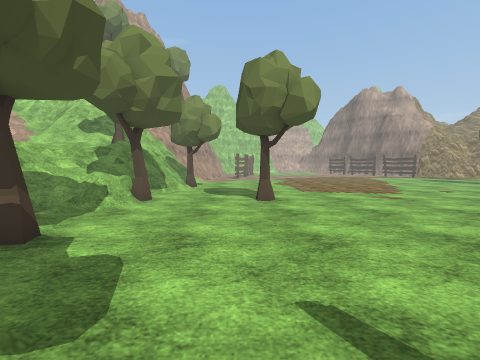
[1] (above)

17 first-person views from a walk through a 3-D level made in the Unity game engine. The camera is 1.4 m above the floor, tilts 4° down and sees 90° across. The floor is counted in squares, 1 m on a side. Each view is taken from the middle of a square. On the plan, view 1 faces up. The plan holds only what a view shows up to about 13 squares ahead; the rest is blank. The place goes on beyond the plan. Some animated figures are not drawn. Some surface patterns are stand-ins.

[2]
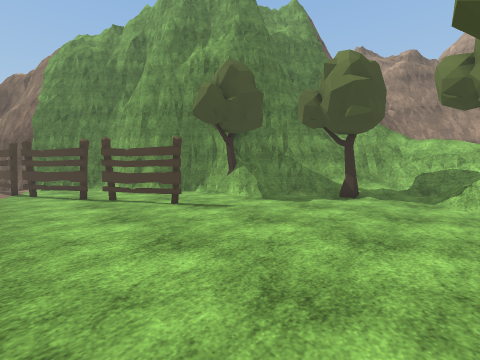

[3]
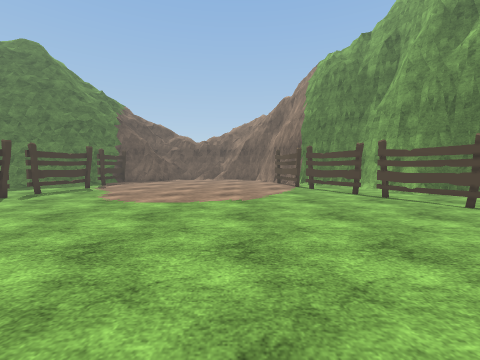

[4]
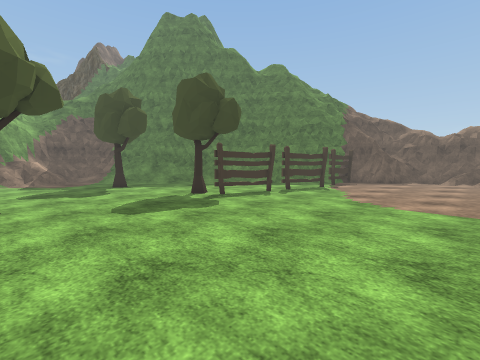

[5]
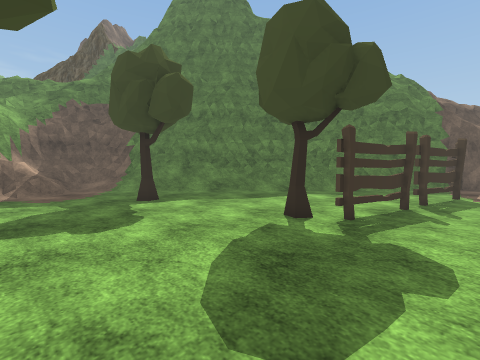

[6]
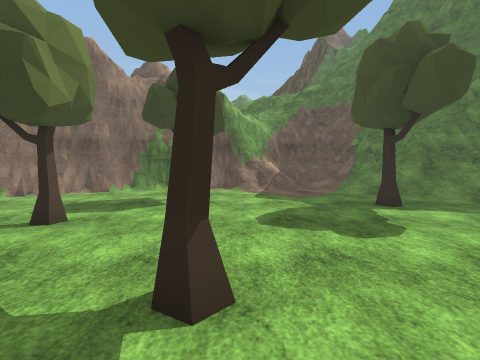

[7]
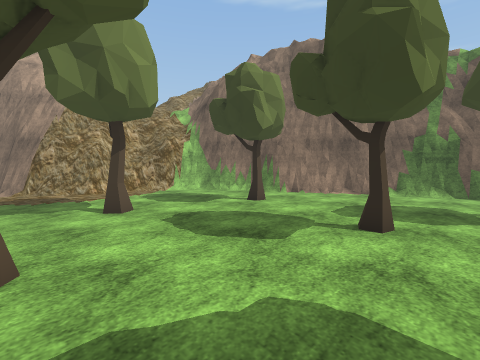

[8]
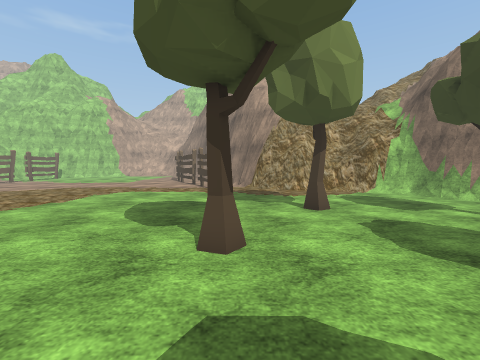

[9]
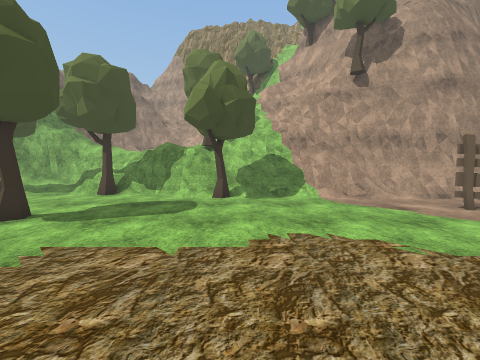

[10]
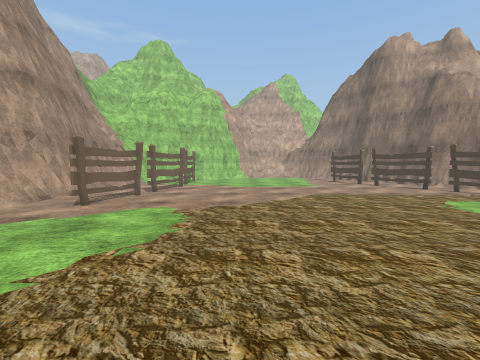

[11]
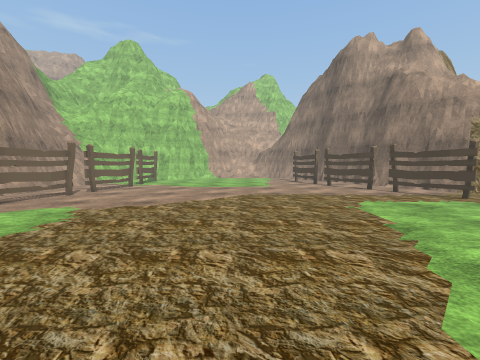

[12]
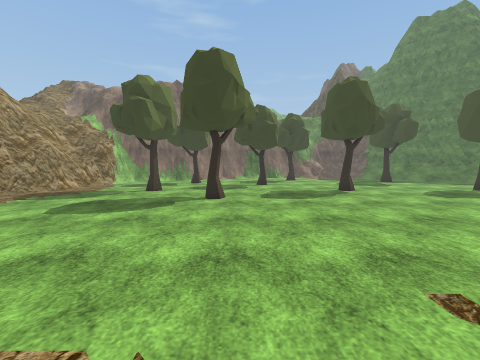

[13]
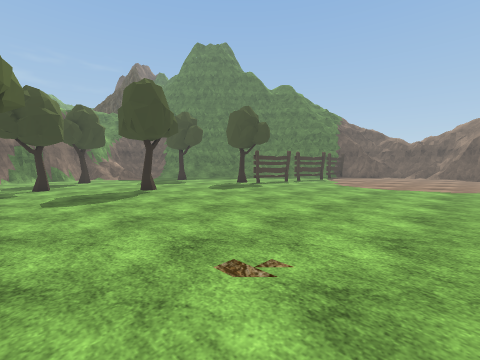

[14]
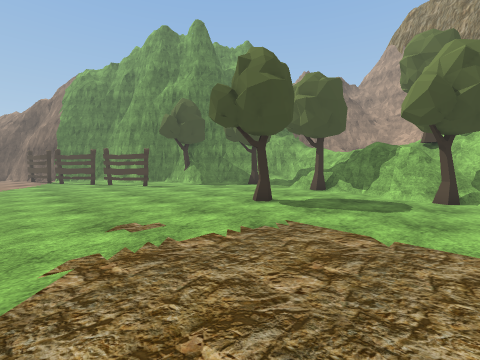

[15]
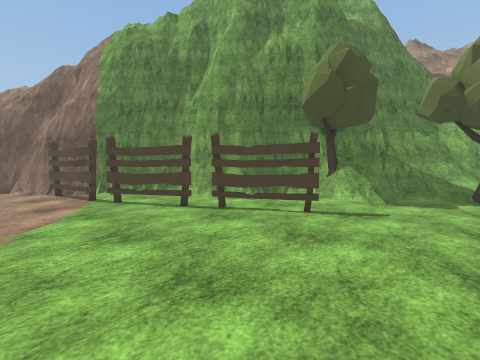

[16]
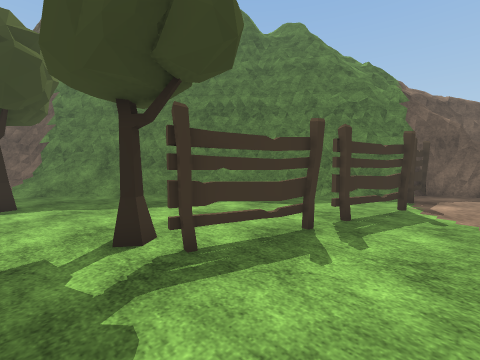

[17]
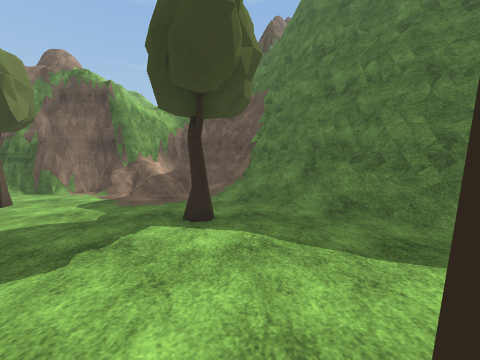

### Floor plan
Key: @ floor where view 1 was taken; # wall or solid block; . main floor; : floor 1.5 m higher than the main floor; + floor 2 m higher than the main floor; * floor 2.25 m higher than the main floor; % floor 2.75 m higher than the main floor; / step, stairs or slope; = window, fence, low wall or low ledge; v drop or lower ground; T tree; F fence; O other object.
Columns run from 8 left of view 1 to 34 right of it. Each row starts with its distance up from view 1.
 27      #...F.............F..##
 26      #=..F.............FF.=##
 25      ##.FF..............F..###
 24      #=.F...............FF..=#####
 23      #..F................F......####
 22     ##..F........................=##
 21   ###=............................=##
 20   ###=.............................##
 19   ###=......................T.......#
 18   v##=......................T.......##
 17   v##............................T...##
 16   =##................................##
 15   ==O............ ........T...........##
 14  %+:TT........... ....................=#
 13  TT+#=..........................T......#
 12  ** #=..........................T......#
 11  ** #..................................##
 10  *+T#.............................  T..##
  9  +:#T....T..................TT..........##
  8 *##=O.......................T..........==#
  7 *==//................................./=###
  6 *=/...................................///=#
  5  #//...................................//##
  4  #//T.................................../=
  3  ##=#.............................T...//=#
  2  ####................................///##
  1    ###=#..F................FTT......///##
  0     ##T=@.F................F.......///###
 -1      ##=..FF...............F......///###
 -2       ##...F...............F.....///###
 -3        ###..F.............F.....//=###
 -4         ##..FF............F.....#=###
 -5          ##..F............F.... =##
 -6          ##...F..  .......F..==##
 -7           ##=.F..  .... ..F.=###
 -8            ###F..  ...  ..F.##

Positions as (right, up) in squares from view 1, and headings:
1: (0, 0), facing up
2: (6, 8), facing down-left
3: (9, 8), facing down
4: (11, 8), facing down-right
5: (17, 7), facing down-right
6: (18, 8), facing right
7: (18, 11), facing up-right
8: (18, 11), facing up
9: (7, 15), facing left
10: (5, 14), facing up
11: (8, 14), facing up
12: (8, 14), facing right
13: (8, 14), facing down-right
14: (8, 15), facing down-left
15: (8, 4), facing down-left
16: (16, 3), facing down-right
17: (20, 2), facing right
